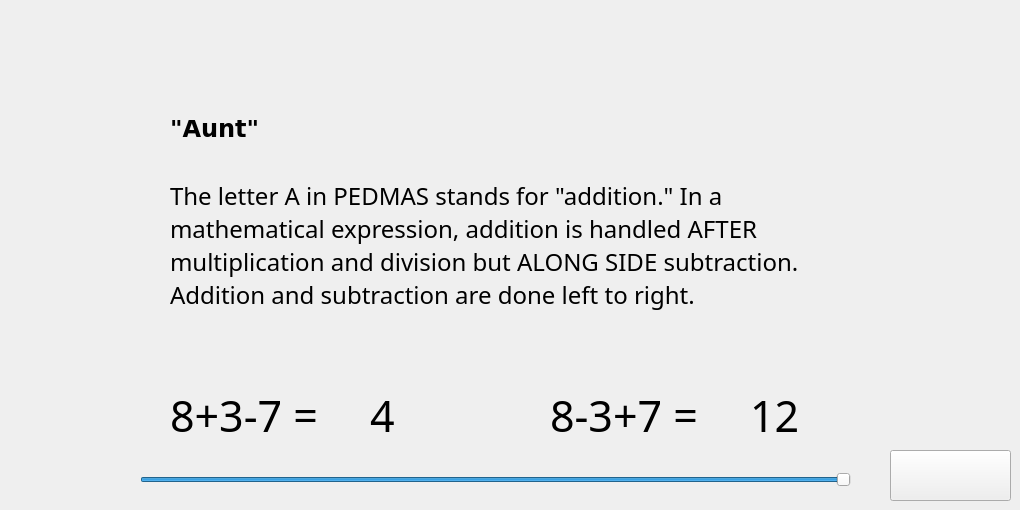
     <widget class="QWidget" name="letterA">
      <widget class="QLabel" name="phraseA">
       <property name="geometry">
        <rect>
         <x>170</x>
         <y>120</y>
         <width>91</width>
         <height>17</height>
        </rect>
       </property>
       <property name="font">
        <font>
         <family>DejaVu Sans</family>
         <pointsize>18</pointsize>
         <weight>75</weight>
         <bold>true</bold>
        </font>
       </property>
       <property name="text">
        <string>&quot;Aunt&quot;</string>
       </property>
      </widget>
      <widget class="QLabel" name="exampleA1">
       <property name="geometry">
        <rect>
         <x>170</x>
         <y>380</y>
         <width>181</width>
         <height>71</height>
        </rect>
       </property>
       <property name="font">
        <font>
         <family>Source Code Pro</family>
         <pointsize>32</pointsize>
        </font>
       </property>
       <property name="text">
        <string>8+3-7 =</string>
       </property>
      </widget>
      <widget class="QLabel" name="exampleA1_Ans">
       <property name="geometry">
        <rect>
         <x>370</x>
         <y>380</y>
         <width>31</width>
         <height>71</height>
        </rect>
       </property>
       <property name="font">
        <font>
         <family>Source Code Pro</family>
         <pointsize>32</pointsize>
        </font>
       </property>
       <property name="text">
        <string>4</string>
       </property>
      </widget>
      <widget class="QSlider" name="timerA">
       <property name="geometry">
        <rect>
         <x>140</x>
         <y>470</y>
         <width>711</width>
         <height>20</height>
        </rect>
       </property>
       <property name="maximum">
        <number>1000</number>
       </property>
       <property name="value">
        <number>1000</number>
       </property>
       <property name="sliderPosition">
        <number>1000</number>
       </property>
       <property name="orientation">
        <enum>Qt::Horizontal</enum>
       </property>
      </widget>
      <widget class="QPushButton" name="backA">
       <property name="geometry">
        <rect>
         <x>890</x>
         <y>450</y>
         <width>121</width>
         <height>51</height>
        </rect>
       </property>
       <property name="styleSheet">
        <string notr="true">border-image: url(:/Pictures/goback.png);</string>
       </property>
       <property name="text">
        <string/>
       </property>
      </widget>
      <widget class="QLabel" name="tutorialA">
       <property name="geometry">
        <rect>
         <x>170</x>
         <y>170</y>
         <width>651</width>
         <height>151</height>
        </rect>
       </property>
       <property name="font">
        <font>
         <family>Courier 10 Pitch</family>
         <pointsize>18</pointsize>
        </font>
       </property>
       <property name="text">
        <string>The letter A in PEDMAS stands for &quot;addition.&quot; In a mathematical expression, addition is handled AFTER multiplication and division but ALONG SIDE subtraction. Addition and subtraction are done left to right.</string>
       </property>
       <property name="textFormat">
        <enum>Qt::AutoText</enum>
       </property>
       <property name="scaledContents">
        <bool>false</bool>
       </property>
       <property name="wordWrap">
        <bool>true</bool>
       </property>
      </widget>
      <widget class="QLabel" name="exampleA2">
       <property name="geometry">
        <rect>
         <x>550</x>
         <y>380</y>
         <width>181</width>
         <height>71</height>
        </rect>
       </property>
       <property name="font">
        <font>
         <family>Source Code Pro</family>
         <pointsize>32</pointsize>
        </font>
       </property>
       <property name="text">
        <string>8-3+7 =</string>
       </property>
      </widget>
      <widget class="QLabel" name="exampleA2_Ans">
       <property name="geometry">
        <rect>
         <x>750</x>
         <y>380</y>
         <width>51</width>
         <height>71</height>
        </rect>
       </property>
       <property name="font">
        <font>
         <family>Source Code Pro</family>
         <pointsize>32</pointsize>
        </font>
       </property>
       <property name="text">
        <string>12</string>
       </property>
      </widget>
     </widget>
